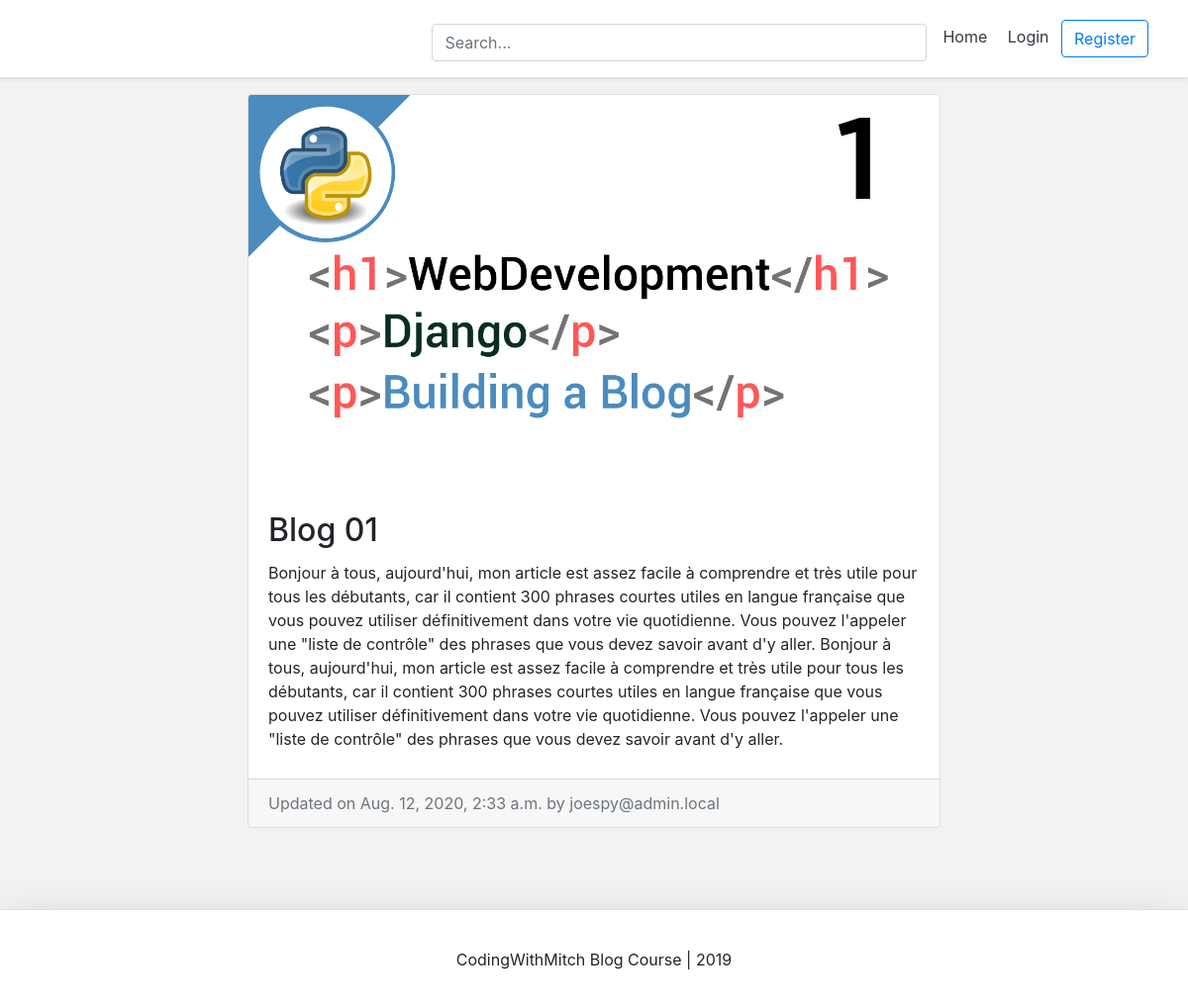
The app's page /blog/joespy-blog-01/ with its own data.
### blog/models.py (models this page shows, shortened)
class BlogPost(models.Model):
    title = models.CharField(max_length=50, null=False, blank=False)
    body = models.TextField(max_length=5000, null=False, blank=False)
    image = models.ImageField(upload_to=upload_location, null=True, blank=True)
    date_published = models.DateTimeField(
        auto_now_add=True, verbose_name="date published"
    )
    date_updated = models.DateTimeField(auto_now=True, verbose_name="date updated")
    author = models.ForeignKey(settings.AUTH_USER_MODEL, on_delete=models.CASCADE)
    slug = models.SlugField(blank=True, unique=True)

### account/models.py (models this page shows, shortened)
class Account(AbstractBaseUser):
    email = models.EmailField(verbose_name="email", max_length=60, unique=True)
    username = models.CharField(max_length=30, unique=True)
    date_joined = models.DateTimeField(verbose_name="date joined", auto_now_add=True)
    last_login = models.DateTimeField(verbose_name="last login", auto_now=True)
    is_admin = models.BooleanField(default=False)
    is_active = models.BooleanField(default=True)
    is_staff = models.BooleanField(default=False)
    is_superuser = models.BooleanField(default=False)
    USERNAME_FIELD = "email"
    REQUIRED_FIELDS = ["username"]
    objects = MyAccountManager()
    def __str__(self):
        return self.email

### blog/views.py (the view)
# urls.py: path("<slug>/", detail_blog_view, name="detail"),
def detail_blog_view(request, slug):
    context = {}
    blog_post = get_object_or_404(BlogPost, slug=slug)
    context["blog_post"] = blog_post
    return render(request, "blog/detail_blog.html", context)

### blog/templates/blog/detail_blog.html (shortened to what this page needs)
{% extends 'base.html' %} {% block content %}
<div class="container">
  <div class="row">
    <div class="card m-auto">
      <img class="card-img-top" src="{{blog_post.image.url}}" />
      <div class="card-body mt-2 mb-2">
        <h2 class="card-title">{{blog_post.title}}</h2>
        <p class="card-text">{{blog_post.body|safe}}</p>
      </div>
      <div class="card-footer text-muted">
        Updated on {{blog_post.date_updated}} by {{blog_post.author}}
      </div>
    </div>
  </div>
</div>
{% endblock content %}

### templates/base.html (shortened to what this page needs)
<!DOCTYPE html>
<html lang=en>
<head>
	<link rel="stylesheet" href="https://stackpath.bootstrapcdn.com/bootstrap/4.3.1/css/bootstrap.min.css">
</head>
<body>
{% include 'snippets/header.html' %}
<div class="main">
	{% block content %}
	{% endblock content %}
</div>
{% include 'snippets/footer.html' %}
</body>
</html>

### templates/snippets/header.html (shortened to what this page needs)
<div class="d-flex flex-column flex-md-row align-items-center p-3 px-md-4 mb-3 bg-white border-bottom shadow-sm">
  <div class="search-bar mt-sm-2 mr-2">
  	<form method="get">
  		<input class="form-control"  type="text" name="q" id="id_q" placeholder="Search...">
  	</form>
  </div>
  <nav class="my-2 my-md-0 mr-md-3">
  	{% if request.user.is_authenticated %}
	  	<a class="p-2 text-dark" href="{% url 'home' %}">Home</a>
	    <a class="p-2 text-dark" href="{% url 'account' %}">Account</a>
	    <a class="p-2 text-dark" href="{% url 'logout' %}">Logout</a>
	{% else %}
		<a class="p-2 text-dark" href="{% url 'home' %}">Home</a>
	    <a class="p-2 text-dark" href="{% url 'login' %}">Login</a>
	    <a class="btn btn-outline-primary" href="{% url 'register' %}">Register</a>
	{% endif %}
  </nav>
</div>

### templates/snippets/footer.html (shortened to what this page needs)
<br>
<div class="d-flex flex-row align-items-center footer  bg-white border-top shadow-lg">
	<p class="m-auto">CodingWithMitch Blog Course | 2019</p>
</div>

### templates/snippets/base_css.html (style rules this page uses)
body { background-color: #f2f2f2; }

### templates/snippets/header.html (style rules this page uses)
@media (min-width: 768px) { html { font-size: 16px; } }
.search-bar { max-width: 500px; width: 100%; }
form { width: 100%; }

### templates/base.html (style rules this page uses)
.main { min-height: 100vh; height: 100%; }

### blog/templates/blog/detail_blog.html (style rules this page uses)
.card { max-width: 700px; }
.card-body { padding: 20px; }

### templates/snippets/footer.html (style rules this page uses)
.footer { min-height: 100px; }

### records on screen
BlogPost: image (picture), title "Blog 01", body "Bonjour à tous, aujourd'hui, mon article est assez facile à comprendre et très utile pour tous les débutants, car il contient 300 phrases courtes utiles en langue française que vous pouvez utiliser définitivement dans votre vie quotidienne. Vous pouvez l'appeler une \"liste de contrôle\" des phrases que vous devez savoir avant d'y aller. Bonjour à tous, aujourd'hui, mon article est assez facile à comprendre et très utile pour tous les débutants, car il contient 300 phrases courtes utiles en langue française que vous pouvez utiliser définitivement dans votre vie quotidienne. Vous pouvez l'appeler une \"liste de contrôle\" des phrases que vous devez savoir avant d'y aller.", date_updated "Aug. 12, 2020, 2:33 a.m.", author "joespy@admin.local"
